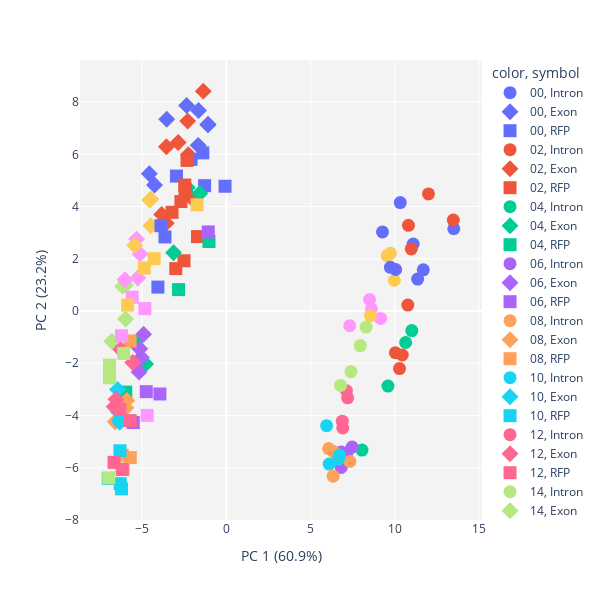
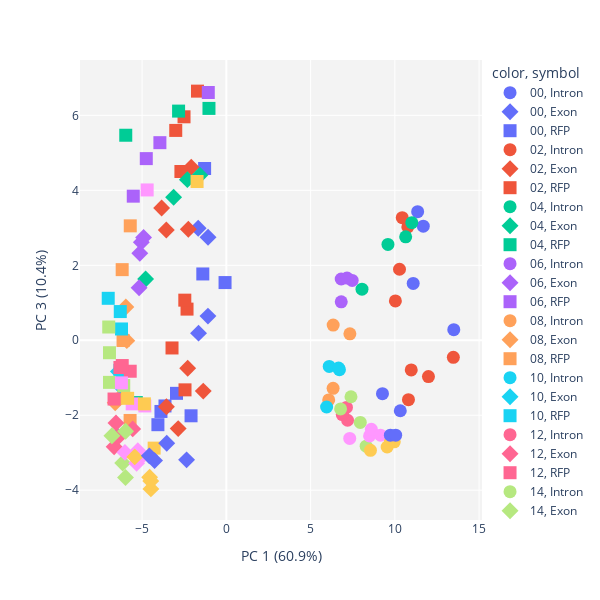

The code cell stored with these charts, in order, in its notebook:
### Code cell
print("------BOTH-------")
run_PCA(dat2, x_1=1, x_2=2, col='time', shape='feature', scale_d=False, log=False);
run_PCA(dat2, x_1=1, x_2=3, col='time', shape='feature', scale_d=False, log=False);
run_PCA(dat2, x_1=2, x_2=3, col='time', shape='feature', scale_d=False, log=False);

### Figure 1 — Plotly figure (JSON) as saved in the notebook; plotly's stock layout.template omitted (floating-point values rounded to 4 significant figures)
{"data": [{"hovertemplate": "color=00<br>symbol=Intron<br>0=%{x}<br>1=%{y}<extra></extra>", "legendgroup": "00, Intron", "marker": {"color": "#636efa", "size": 13, "symbol": "circle"}, "mode": "markers", "name": "00, Intron", "orientation": "v", "showlegend": true, "type": "scatter", "x": [13.5, 11.09, 11.69, 11.35], "xaxis": "x", "y": [3.15, 2.565, 1.58, 1.224], "yaxis": "y"}, {"hovertemplate": "color=00<br>symbol=Exon<br>0=%{x}<br>1=%{y}<extra></extra>", "legendgroup": "00, Exon", "marker": {"color": "#636efa", "size": 13, "symbol": "diamond"}, "mode": "markers", "name": "00, Exon", "orientation": "v", "showlegend": true, "type": "scatter", "x": [-1.649, -1.091, -1.086, -1.671], "xaxis": "x", "y": [7.678, 7.126, 7.149, 6.343], "yaxis": "y"}, {"hovertemplate": "color=00<br>symbol=RFP<br>0=%{x}<br>1=%{y}<extra></extra>", "legendgroup": "00, RFP", "marker": {"color": "#636efa", "size": 13, "symbol": "square"}, "mode": "markers", "name": "00, RFP", "orientation": "v", "showlegend": true, "type": "scatter", "x": [-1.396, -0.07623, -1.289, -4.06], "xaxis": "x", "y": [6.055, 4.777, 4.798, 0.9168], "yaxis": "y"}, {"hovertemplate": "color=02<br>symbol=Intron<br>0=%{x}<br>1=%{y}<extra></extra>", "legendgroup": "02, Intron", "marker": {"color": "#EF553B", "size": 13, "symbol": "circle"}, "mode": "markers", "name": "02, Intron", "orientation": "v", "showlegend": true, "type": "scatter", "x": [10.77, 10.03, 10.44, 10.28], "xaxis": "x", "y": [0.228, -1.596, -1.682, -2.202], "yaxis": "y"}, {"hovertemplate": "color=02<br>symbol=Exon<br>0=%{x}<br>1=%{y}<extra></extra>", "legendgroup": "02, Exon", "marker": {"color": "#EF553B", "size": 13, "symbol": "diamond"}, "mode": "markers", "name": "02, Exon", "orientation": "v", "showlegend": true, "type": "scatter", "x": [-2.254, -3.84, -2.083, -3.562], "xaxis": "x", "y": [5.989, 3.697, 4.34, 3.364], "yaxis": "y"}, {"hovertemplate": "color=02<br>symbol=RFP<br>0=%{x}<br>1=%{y}<extra></extra>", "legendgroup": "02, RFP", "marker": {"color": "#EF553B", "size": 13, "symbol": "square"}, "mode": "markers", "name": "02, RFP", "orientation": "v", "showlegend": true, "type": "scatter", "x": [-2.695, -2.511, -1.713, -3.002], "xaxis": "x", "y": [4.191, 1.924, 2.851, 1.624], "yaxis": "y"}, {"hovertemplate": "color=04<br>symbol=Intron<br>0=%{x}<br>1=%{y}<extra></extra>", "legendgroup": "04, Intron", "marker": {"color": "#00cc96", "size": 13, "symbol": "circle"}, "mode": "markers", "name": "04, Intron", "orientation": "v", "showlegend": true, "type": "scatter", "x": [9.591, 11.01, 8.05, 10.64], "xaxis": "x", "y": [-2.871, -0.749, -5.321, -1.204], "yaxis": "y"}, {"hovertemplate": "color=04<br>symbol=Exon<br>0=%{x}<br>1=%{y}<extra></extra>", "legendgroup": "04, Exon", "marker": {"color": "#00cc96", "size": 13, "symbol": "diamond"}, "mode": "markers", "name": "04, Exon", "orientation": "v", "showlegend": true, "type": "scatter", "x": [-3.129, -1.574, -4.789, -2.312], "xaxis": "x", "y": [2.229, 4.499, -2.027, 4.72], "yaxis": "y"}, {"hovertemplate": "color=04<br>symbol=RFP<br>0=%{x}<br>1=%{y}<extra></extra>", "legendgroup": "04, RFP", "marker": {"color": "#00cc96", "size": 13, "symbol": "square"}, "mode": "markers", "name": "04, RFP", "orientation": "v", "showlegend": true, "type": "scatter", "x": [-2.833, -5.968, -5.341, -1.031], "xaxis": "x", "y": [0.8207, -3.102, -1.174, 2.663], "yaxis": "y"}, {"hovertemplate": "color=06<br>symbol=Intron<br>0=%{x}<br>1=%{y}<extra></extra>", "legendgroup": "06, Intron", "marker": {"color": "#ab63fa", "size": 13, "symbol": "circle"}, "mode": "markers", "name": "06, Intron", "orientation": "v", "showlegend": true, "type": "scatter", "x": [6.816, 7.468, 6.819, 7.162], "xaxis": "x", "y": [-5.399, -5.207, -5.988, -5.426], "yaxis": "y"}, {"hovertemplate": "color=06<br>symbol=Exon<br>0=%{x}<br>1=%{y}<extra></extra>", "legendgroup": "06, Exon", "marker": {"color": "#ab63fa", "size": 13, "symbol": "diamond"}, "mode": "markers", "name": "06, Exon", "orientation": "v", "showlegend": true, "type": "scatter", "x": [-5.044, -4.91, -5.177, -5.135], "xaxis": "x", "y": [-1.776, -0.8893, -2.336, -1.445], "yaxis": "y"}, {"hovertemplate": "color=06<br>symbol=RFP<br>0=%{x}<br>1=%{y}<extra></extra>", "legendgroup": "06, RFP", "marker": {"color": "#ab63fa", "size": 13, "symbol": "square"}, "mode": "markers", "name": "06, RFP", "orientation": "v", "showlegend": true, "type": "scatter", "x": [-3.943, -1.071, -5.523, -4.75], "xaxis": "x", "y": [-3.175, 3.027, -4.268, -3.086], "yaxis": "y"}, {"hovertemplate": "color=08<br>symbol=Intron<br>0=%{x}<br>1=%{y}<extra></extra>", "legendgroup": "08, Intron", "marker": {"color": "#FFA15A", "size": 13, "symbol": "circle"}, "mode": "markers", "name": "08, Intron", "orientation": "v", "showlegend": true, "type": "scatter", "x": [7.332, 6.075, 6.336, 6.34], "xaxis": "x", "y": [-5.759, -5.265, -5.37, -6.319], "yaxis": "y"}, {"hovertemplate": "color=08<br>symbol=Exon<br>0=%{x}<br>1=%{y}<extra></extra>", "legendgroup": "08, Exon", "marker": {"color": "#FFA15A", "size": 13, "symbol": "diamond"}, "mode": "markers", "name": "08, Exon", "orientation": "v", "showlegend": true, "type": "scatter", "x": [-5.907, -6.595, -6.212, -5.963], "xaxis": "x", "y": [-3.42, -4.24, -4.062, -3.704], "yaxis": "y"}, {"hovertemplate": "color=08<br>symbol=RFP<br>0=%{x}<br>1=%{y}<extra></extra>", "legendgroup": "08, RFP", "marker": {"color": "#FFA15A", "size": 13, "symbol": "square"}, "mode": "markers", "name": "08, RFP", "orientation": "v", "showlegend": true, "type": "scatter", "x": [-6.181, -5.711, -6.129, -5.701], "xaxis": "x", "y": [-5.518, -1.147, -6.048, -5.609], "yaxis": "y"}, {"hovertemplate": "color=10<br>symbol=Intron<br>0=%{x}<br>1=%{y}<extra></extra>", "legendgroup": "10, Intron", "marker": {"color": "#19d3f3", "size": 13, "symbol": "circle"}, "mode": "markers", "name": "10, Intron", "orientation": "v", "showlegend": true, "type": "scatter", "x": [6.712, 6.105, 5.951, 6.66], "xaxis": "x", "y": [-5.51, -5.856, -4.387, -5.667], "yaxis": "y"}, {"hovertemplate": "color=10<br>symbol=Exon<br>0=%{x}<br>1=%{y}<extra></extra>", "legendgroup": "10, Exon", "marker": {"color": "#19d3f3", "size": 13, "symbol": "diamond"}, "mode": "markers", "name": "10, Exon", "orientation": "v", "showlegend": true, "type": "scatter", "x": [-6.406, -6.324, -6.457, -6.316], "xaxis": "x", "y": [-3.866, -4.258, -3.003, -4.154], "yaxis": "y"}, {"hovertemplate": "color=10<br>symbol=RFP<br>0=%{x}<br>1=%{y}<extra></extra>", "legendgroup": "10, RFP", "marker": {"color": "#19d3f3", "size": 13, "symbol": "square"}, "mode": "markers", "name": "10, RFP", "orientation": "v", "showlegend": true, "type": "scatter", "x": [-7.009, -6.222, -6.313, -6.294], "xaxis": "x", "y": [-6.408, -6.807, -5.348, -6.607], "yaxis": "y"}, {"hovertemplate": "color=12<br>symbol=Intron<br>0=%{x}<br>1=%{y}<extra></extra>", "legendgroup": "12, Intron", "marker": {"color": "#FF6692", "size": 13, "symbol": "circle"}, "mode": "markers", "name": "12, Intron", "orientation": "v", "showlegend": true, "type": "scatter", "x": [7.195, 6.88, 6.91, 7.128], "xaxis": "x", "y": [-3.32, -4.214, -4.477, -3.049], "yaxis": "y"}, {"hovertemplate": "color=12<br>symbol=Exon<br>0=%{x}<br>1=%{y}<extra></extra>", "legendgroup": "12, Exon", "marker": {"color": "#FF6692", "size": 13, "symbol": "diamond"}, "mode": "markers", "name": "12, Exon", "orientation": "v", "showlegend": true, "type": "scatter", "x": [-5.556, -6.658, -6.549, -6.428], "xaxis": "x", "y": [-1.969, -3.663, -3.38, -1.371], "yaxis": "y"}, {"hovertemplate": "color=12<br>symbol=RFP<br>0=%{x}<br>1=%{y}<extra></extra>", "legendgroup": "12, RFP", "marker": {"color": "#FF6692", "size": 13, "symbol": "square"}, "mode": "markers", "name": "12, RFP", "orientation": "v", "showlegend": true, "type": "scatter", "x": [-5.704, -6.664, -6.178, -6.315], "xaxis": "x", "y": [-4.195, -5.792, -6.065, -3.755], "yaxis": "y"}, {"hovertemplate": "color=14<br>symbol=Intron<br>0=%{x}<br>1=%{y}<extra></extra>", "legendgroup": "14, Intron", "marker": {"color": "#B6E880", "size": 13, "symbol": "circle"}, "mode": "markers", "name": "14, Intron", "orientation": "v", "showlegend": true, "type": "scatter", "x": [7.396, 8.297, 6.781, 7.949], "xaxis": "x", "y": [-2.321, -0.6154, -2.848, -1.323], "yaxis": "y"}, {"hovertemplate": "color=14<br>symbol=Exon<br>0=%{x}<br>1=%{y}<extra></extra>", "legendgroup": "14, Exon", "marker": {"color": "#B6E880", "size": 13, "symbol": "diamond"}, "mode": "markers", "name": "14, Exon", "orientation": "v", "showlegend": true, "type": "scatter", "x": [-5.979, -5.984, -6.79, -6.15], "xaxis": "x", "y": [-0.306, 0.9977, -1.154, 0.948], "yaxis": "y"}, {"hovertemplate": "color=14<br>symbol=RFP<br>0=%{x}<br>1=%{y}<extra></extra>", "legendgroup": "14, RFP", "marker": {"color": "#B6E880", "size": 13, "symbol": "square"}, "mode": "markers", "name": "14, RFP", "orientation": "v", "showlegend": true, "type": "scatter", "x": [-6.935, -6.979, -6.932, -6.089], "xaxis": "x", "y": [-2.072, -6.386, -2.553, -1.62], "yaxis": "y"}, {"hovertemplate": "color=16<br>symbol=Intron<br>0=%{x}<br>1=%{y}<extra></extra>", "legendgroup": "16, Intron", "marker": {"color": "#FF97FF", "size": 13, "symbol": "circle"}, "mode": "markers", "name": "16, Intron", "orientation": "v", "showlegend": true, "type": "scatter", "x": [7.322, 8.5, 8.606, 9.15], "xaxis": "x", "y": [-0.5582, 0.4425, 0.08552, -0.2838], "yaxis": "y"}, {"hovertemplate": "color=16<br>symbol=Exon<br>0=%{x}<br>1=%{y}<extra></extra>", "legendgroup": "16, Exon", "marker": {"color": "#FF97FF", "size": 13, "symbol": "diamond"}, "mode": "markers", "name": "16, Exon", "orientation": "v", "showlegend": true, "type": "scatter", "x": [-6.018, -5.326, -5.12, -5.254], "xaxis": "x", "y": [1.199, 2.753, 2.188, 1.263], "yaxis": "y"}, {"hovertemplate": "color=16<br>symbol=RFP<br>0=%{x}<br>1=%{y}<extra></extra>", "legendgroup": "16, RFP", "marker": {"color": "#FF97FF", "size": 13, "symbol": "square"}, "mode": "markers", "name": "16, RFP", "orientation": "v", "showlegend": true, "type": "scatter", "x": [-6.225, -5.588, -4.836, -4.698], "xaxis": "x", "y": [-0.9494, 0.5294, 0.09417, -3.992], "yaxis": "y"}, {"hovertemplate": "color=18<br>symbol=Intron<br>0=%{x}<br>1=%{y}<extra></extra>", "legendgroup": "18, Intron", "marker": {"color": "#FECB52", "size": 13, "symbol": "circle"}, "mode": "markers", "name": "18, Intron", "orientation": "v", "showlegend": true, "type": "scatter", "x": [8.552, 9.734, 9.543, 9.966], "xaxis": "x", "y": [-0.1741, 2.21, 2.123, 1.178], "yaxis": "y"}, {"hovertemplate": "color=18<br>symbol=Exon<br>0=%{x}<br>1=%{y}<extra></extra>", "legendgroup": "18, Exon", "marker": {"color": "#FECB52", "size": 13, "symbol": "diamond"}, "mode": "markers", "name": "18, Exon", "orientation": "v", "showlegend": true, "type": "scatter", "x": [-5.434, -4.477, -4.553, -4.484], "xaxis": "x", "y": [2.517, 4.278, 4.247, 3.264], "yaxis": "y"}, {"hovertemplate": "color=18<br>symbol=RFP<br>0=%{x}<br>1=%{y}<extra></extra>", "legendgroup": "18, RFP", "marker": {"color": "#FECB52", "size": 13, "symbol": "square"}, "mode": "markers", "name": "18, RFP", "orientation": "v", "showlegend": true, "type": "scatter", "x": [-5.857, -4.283, -4.863, -1.737], "xaxis": "x", "y": [0.2274, 2.003, 1.648, 4.066], "yaxis": "y"}, {"hovertemplate": "color=20<br>symbol=Intron<br>0=%{x}<br>1=%{y}<extra></extra>", "legendgroup": "20, Intron", "marker": {"color": "#636efa", "size": 13, "symbol": "circle"}, "mode": "markers", "name": "20, Intron", "orientation": "v", "showlegend": true, "type": "scatter", "x": [9.266, 10.32, 9.735, 10.05], "xaxis": "x", "y": [3.029, 4.152, 1.674, 1.59], "yaxis": "y"}, {"hovertemplate": "color=20<br>symbol=Exon<br>0=%{x}<br>1=%{y}<extra></extra>", "legendgroup": "20, Exon", "marker": {"color": "#636efa", "size": 13, "symbol": "diamond"}, "mode": "markers", "name": "20, Exon", "orientation": "v", "showlegend": true, "type": "scatter", "x": [-3.537, -2.359, -4.569, -4.26], "xaxis": "x", "y": [7.34, 7.867, 5.257, 4.822], "yaxis": "y"}, {"hovertemplate": "color=20<br>symbol=RFP<br>0=%{x}<br>1=%{y}<extra></extra>", "legendgroup": "20, RFP", "marker": {"color": "#636efa", "size": 13, "symbol": "square"}, "mode": "markers", "name": "20, RFP", "orientation": "v", "showlegend": true, "type": "scatter", "x": [-2.957, -2.094, -3.879, -3.64], "xaxis": "x", "y": [5.166, 5.806, 3.267, 2.837], "yaxis": "y"}, {"hovertemplate": "color=22<br>symbol=Intron<br>0=%{x}<br>1=%{y}<extra></extra>", "legendgroup": "22, Intron", "marker": {"color": "#EF553B", "size": 13, "symbol": "circle"}, "mode": "markers", "name": "22, Intron", "orientation": "v", "showlegend": true, "type": "scatter", "x": [13.47, 11.99, 10.81, 10.97], "xaxis": "x", "y": [3.484, 4.485, 3.281, 2.377], "yaxis": "y"}, {"hovertemplate": "color=22<br>symbol=Exon<br>0=%{x}<br>1=%{y}<extra></extra>", "legendgroup": "22, Exon", "marker": {"color": "#EF553B", "size": 13, "symbol": "diamond"}, "mode": "markers", "name": "22, Exon", "orientation": "v", "showlegend": true, "type": "scatter", "x": [-1.37, -2.293, -2.857, -3.556], "xaxis": "x", "y": [8.418, 7.27, 6.451, 6.287], "yaxis": "y"}, {"hovertemplate": "color=22<br>symbol=RFP<br>0=%{x}<br>1=%{y}<extra></extra>", "legendgroup": "22, RFP", "marker": {"color": "#EF553B", "size": 13, "symbol": "square"}, "mode": "markers", "name": "22, RFP", "orientation": "v", "showlegend": true, "type": "scatter", "x": [-2.332, -2.465, -2.452, -3.223], "xaxis": "x", "y": [5.765, 4.824, 4.644, 3.779], "yaxis": "y"}], "layout": {"height": 600, "legend": {"title": {"text": "color, symbol"}, "tracegroupgap": 0}, "margin": {"t": 60}, "plot_bgcolor": "rgb(243,243,243)", "width": 600, "xaxis": {"anchor": "y", "autorange": true, "domain": [0, 1], "range": [-8.697, 15.18], "title": {"text": "PC 1 (60.9%)"}, "type": "linear"}, "yaxis": {"anchor": "x", "autorange": true, "domain": [0, 1], "range": [-7.999, 9.61], "title": {"text": "PC 2 (23.2%)"}, "type": "linear"}}}

### Figure 2 — Plotly figure (JSON) as saved in the notebook; plotly's stock layout.template omitted (floating-point values rounded to 4 significant figures)
{"data": [{"hovertemplate": "color=00<br>symbol=Intron<br>0=%{x}<br>2=%{y}<extra></extra>", "legendgroup": "00, Intron", "marker": {"color": "#636efa", "size": 13, "symbol": "circle"}, "mode": "markers", "name": "00, Intron", "orientation": "v", "showlegend": true, "type": "scatter", "x": [13.5, 11.09, 11.69, 11.35], "xaxis": "x", "y": [0.2841, 1.516, 3.045, 3.43], "yaxis": "y"}, {"hovertemplate": "color=00<br>symbol=Exon<br>0=%{x}<br>2=%{y}<extra></extra>", "legendgroup": "00, Exon", "marker": {"color": "#636efa", "size": 13, "symbol": "diamond"}, "mode": "markers", "name": "00, Exon", "orientation": "v", "showlegend": true, "type": "scatter", "x": [-1.649, -1.091, -1.086, -1.671], "xaxis": "x", "y": [0.1901, 0.6448, 2.75, 2.99], "yaxis": "y"}, {"hovertemplate": "color=00<br>symbol=RFP<br>0=%{x}<br>2=%{y}<extra></extra>", "legendgroup": "00, RFP", "marker": {"color": "#636efa", "size": 13, "symbol": "square"}, "mode": "markers", "name": "00, RFP", "orientation": "v", "showlegend": true, "type": "scatter", "x": [-1.396, -0.07623, -1.289, -4.06], "xaxis": "x", "y": [1.77, 1.54, 4.583, -2.252], "yaxis": "y"}, {"hovertemplate": "color=02<br>symbol=Intron<br>0=%{x}<br>2=%{y}<extra></extra>", "legendgroup": "02, Intron", "marker": {"color": "#EF553B", "size": 13, "symbol": "circle"}, "mode": "markers", "name": "02, Intron", "orientation": "v", "showlegend": true, "type": "scatter", "x": [10.77, 10.03, 10.44, 10.28], "xaxis": "x", "y": [3.025, 1.05, 3.272, 1.896], "yaxis": "y"}, {"hovertemplate": "color=02<br>symbol=Exon<br>0=%{x}<br>2=%{y}<extra></extra>", "legendgroup": "02, Exon", "marker": {"color": "#EF553B", "size": 13, "symbol": "diamond"}, "mode": "markers", "name": "02, Exon", "orientation": "v", "showlegend": true, "type": "scatter", "x": [-2.254, -3.84, -2.083, -3.562], "xaxis": "x", "y": [2.961, 3.528, 4.616, 2.944], "yaxis": "y"}, {"hovertemplate": "color=02<br>symbol=RFP<br>0=%{x}<br>2=%{y}<extra></extra>", "legendgroup": "02, RFP", "marker": {"color": "#EF553B", "size": 13, "symbol": "square"}, "mode": "markers", "name": "02, RFP", "orientation": "v", "showlegend": true, "type": "scatter", "x": [-2.695, -2.511, -1.713, -3.002], "xaxis": "x", "y": [4.503, 5.962, 6.647, 5.599], "yaxis": "y"}, {"hovertemplate": "color=04<br>symbol=Intron<br>0=%{x}<br>2=%{y}<extra></extra>", "legendgroup": "04, Intron", "marker": {"color": "#00cc96", "size": 13, "symbol": "circle"}, "mode": "markers", "name": "04, Intron", "orientation": "v", "showlegend": true, "type": "scatter", "x": [9.591, 11.01, 8.05, 10.64], "xaxis": "x", "y": [2.559, 3.139, 1.363, 2.762], "yaxis": "y"}, {"hovertemplate": "color=04<br>symbol=Exon<br>0=%{x}<br>2=%{y}<extra></extra>", "legendgroup": "04, Exon", "marker": {"color": "#00cc96", "size": 13, "symbol": "diamond"}, "mode": "markers", "name": "04, Exon", "orientation": "v", "showlegend": true, "type": "scatter", "x": [-3.129, -1.574, -4.789, -2.312], "xaxis": "x", "y": [3.817, 4.401, 1.636, 4.286], "yaxis": "y"}, {"hovertemplate": "color=04<br>symbol=RFP<br>0=%{x}<br>2=%{y}<extra></extra>", "legendgroup": "04, RFP", "marker": {"color": "#00cc96", "size": 13, "symbol": "square"}, "mode": "markers", "name": "04, RFP", "orientation": "v", "showlegend": true, "type": "scatter", "x": [-2.833, -5.968, -5.341, -1.031], "xaxis": "x", "y": [6.114, 5.47, -1.662, 6.186], "yaxis": "y"}, {"hovertemplate": "color=06<br>symbol=Intron<br>0=%{x}<br>2=%{y}<extra></extra>", "legendgroup": "06, Intron", "marker": {"color": "#ab63fa", "size": 13, "symbol": "circle"}, "mode": "markers", "name": "06, Intron", "orientation": "v", "showlegend": true, "type": "scatter", "x": [6.816, 7.468, 6.819, 7.162], "xaxis": "x", "y": [1.636, 1.596, 1.026, 1.66], "yaxis": "y"}, {"hovertemplate": "color=06<br>symbol=Exon<br>0=%{x}<br>2=%{y}<extra></extra>", "legendgroup": "06, Exon", "marker": {"color": "#ab63fa", "size": 13, "symbol": "diamond"}, "mode": "markers", "name": "06, Exon", "orientation": "v", "showlegend": true, "type": "scatter", "x": [-5.044, -4.91, -5.177, -5.135], "xaxis": "x", "y": [2.614, 2.746, 1.402, 2.322], "yaxis": "y"}, {"hovertemplate": "color=06<br>symbol=RFP<br>0=%{x}<br>2=%{y}<extra></extra>", "legendgroup": "06, RFP", "marker": {"color": "#ab63fa", "size": 13, "symbol": "square"}, "mode": "markers", "name": "06, RFP", "orientation": "v", "showlegend": true, "type": "scatter", "x": [-3.943, -1.071, -5.523, -4.75], "xaxis": "x", "y": [5.272, 6.611, 3.845, 4.847], "yaxis": "y"}, {"hovertemplate": "color=08<br>symbol=Intron<br>0=%{x}<br>2=%{y}<extra></extra>", "legendgroup": "08, Intron", "marker": {"color": "#FFA15A", "size": 13, "symbol": "circle"}, "mode": "markers", "name": "08, Intron", "orientation": "v", "showlegend": true, "type": "scatter", "x": [7.332, 6.075, 6.336, 6.34], "xaxis": "x", "y": [0.1729, -1.591, -1.282, 0.4065], "yaxis": "y"}, {"hovertemplate": "color=08<br>symbol=Exon<br>0=%{x}<br>2=%{y}<extra></extra>", "legendgroup": "08, Exon", "marker": {"color": "#FFA15A", "size": 13, "symbol": "diamond"}, "mode": "markers", "name": "08, Exon", "orientation": "v", "showlegend": true, "type": "scatter", "x": [-5.907, -6.595, -6.212, -5.963], "xaxis": "x", "y": [-0.01022, -1.668, -1.488, 0.8889], "yaxis": "y"}, {"hovertemplate": "color=08<br>symbol=RFP<br>0=%{x}<br>2=%{y}<extra></extra>", "legendgroup": "08, RFP", "marker": {"color": "#FFA15A", "size": 13, "symbol": "square"}, "mode": "markers", "name": "08, RFP", "orientation": "v", "showlegend": true, "type": "scatter", "x": [-6.181, -5.711, -6.129, -5.701], "xaxis": "x", "y": [1.885, -2.139, -0.006102, 3.053], "yaxis": "y"}, {"hovertemplate": "color=10<br>symbol=Intron<br>0=%{x}<br>2=%{y}<extra></extra>", "legendgroup": "10, Intron", "marker": {"color": "#19d3f3", "size": 13, "symbol": "circle"}, "mode": "markers", "name": "10, Intron", "orientation": "v", "showlegend": true, "type": "scatter", "x": [6.712, 6.105, 5.951, 6.66], "xaxis": "x", "y": [-0.7831, -0.6975, -1.779, -0.7416], "yaxis": "y"}, {"hovertemplate": "color=10<br>symbol=Exon<br>0=%{x}<br>2=%{y}<extra></extra>", "legendgroup": "10, Exon", "marker": {"color": "#19d3f3", "size": 13, "symbol": "diamond"}, "mode": "markers", "name": "10, Exon", "orientation": "v", "showlegend": true, "type": "scatter", "x": [-6.406, -6.324, -6.457, -6.316], "xaxis": "x", "y": [-0.8351, -1.207, -2.551, -1.065], "yaxis": "y"}, {"hovertemplate": "color=10<br>symbol=RFP<br>0=%{x}<br>2=%{y}<extra></extra>", "legendgroup": "10, RFP", "marker": {"color": "#19d3f3", "size": 13, "symbol": "square"}, "mode": "markers", "name": "10, RFP", "orientation": "v", "showlegend": true, "type": "scatter", "x": [-7.009, -6.222, -6.313, -6.294], "xaxis": "x", "y": [1.12, 0.3021, -0.804, 0.7662], "yaxis": "y"}, {"hovertemplate": "color=12<br>symbol=Intron<br>0=%{x}<br>2=%{y}<extra></extra>", "legendgroup": "12, Intron", "marker": {"color": "#FF6692", "size": 13, "symbol": "circle"}, "mode": "markers", "name": "12, Intron", "orientation": "v", "showlegend": true, "type": "scatter", "x": [7.195, 6.88, 6.91, 7.128], "xaxis": "x", "y": [-2.133, -1.981, -1.914, -1.791], "yaxis": "y"}, {"hovertemplate": "color=12<br>symbol=Exon<br>0=%{x}<br>2=%{y}<extra></extra>", "legendgroup": "12, Exon", "marker": {"color": "#FF6692", "size": 13, "symbol": "diamond"}, "mode": "markers", "name": "12, Exon", "orientation": "v", "showlegend": true, "type": "scatter", "x": [-5.556, -6.658, -6.549, -6.428], "xaxis": "x", "y": [-2.365, -2.842, -2.204, -2.584], "yaxis": "y"}, {"hovertemplate": "color=12<br>symbol=RFP<br>0=%{x}<br>2=%{y}<extra></extra>", "legendgroup": "12, RFP", "marker": {"color": "#FF6692", "size": 13, "symbol": "square"}, "mode": "markers", "name": "12, RFP", "orientation": "v", "showlegend": true, "type": "scatter", "x": [-5.704, -6.664, -6.178, -6.315], "xaxis": "x", "y": [-0.8255, -1.567, -0.6737, -0.7259], "yaxis": "y"}, {"hovertemplate": "color=14<br>symbol=Intron<br>0=%{x}<br>2=%{y}<extra></extra>", "legendgroup": "14, Intron", "marker": {"color": "#B6E880", "size": 13, "symbol": "circle"}, "mode": "markers", "name": "14, Intron", "orientation": "v", "showlegend": true, "type": "scatter", "x": [7.396, 8.297, 6.781, 7.949], "xaxis": "x", "y": [-1.506, -2.825, -1.832, -2.191], "yaxis": "y"}, {"hovertemplate": "color=14<br>symbol=Exon<br>0=%{x}<br>2=%{y}<extra></extra>", "legendgroup": "14, Exon", "marker": {"color": "#B6E880", "size": 13, "symbol": "diamond"}, "mode": "markers", "name": "14, Exon", "orientation": "v", "showlegend": true, "type": "scatter", "x": [-5.979, -5.984, -6.79, -6.15], "xaxis": "x", "y": [-2.425, -3.659, -2.547, -3.275], "yaxis": "y"}, {"hovertemplate": "color=14<br>symbol=RFP<br>0=%{x}<br>2=%{y}<extra></extra>", "legendgroup": "14, RFP", "marker": {"color": "#B6E880", "size": 13, "symbol": "square"}, "mode": "markers", "name": "14, RFP", "orientation": "v", "showlegend": true, "type": "scatter", "x": [-6.935, -6.979, -6.932, -6.089], "xaxis": "x", "y": [-0.3318, 0.3544, -1.122, -1.208], "yaxis": "y"}, {"hovertemplate": "color=16<br>symbol=Intron<br>0=%{x}<br>2=%{y}<extra></extra>", "legendgroup": "16, Intron", "marker": {"color": "#FF97FF", "size": 13, "symbol": "circle"}, "mode": "markers", "name": "16, Intron", "orientation": "v", "showlegend": true, "type": "scatter", "x": [7.322, 8.5, 8.606, 9.15], "xaxis": "x", "y": [-2.617, -2.55, -2.374, -2.53], "yaxis": "y"}, {"hovertemplate": "color=16<br>symbol=Exon<br>0=%{x}<br>2=%{y}<extra></extra>", "legendgroup": "16, Exon", "marker": {"color": "#FF97FF", "size": 13, "symbol": "diamond"}, "mode": "markers", "name": "16, Exon", "orientation": "v", "showlegend": true, "type": "scatter", "x": [-6.018, -5.326, -5.12, -5.254], "xaxis": "x", "y": [-2.99, -3.283, -3.147, -2.946], "yaxis": "y"}, {"hovertemplate": "color=16<br>symbol=RFP<br>0=%{x}<br>2=%{y}<extra></extra>", "legendgroup": "16, RFP", "marker": {"color": "#FF97FF", "size": 13, "symbol": "square"}, "mode": "markers", "name": "16, RFP", "orientation": "v", "showlegend": true, "type": "scatter", "x": [-6.225, -5.588, -4.836, -4.698], "xaxis": "x", "y": [-1.136, -1.696, -1.751, 4.011], "yaxis": "y"}, {"hovertemplate": "color=18<br>symbol=Intron<br>0=%{x}<br>2=%{y}<extra></extra>", "legendgroup": "18, Intron", "marker": {"color": "#FECB52", "size": 13, "symbol": "circle"}, "mode": "markers", "name": "18, Intron", "orientation": "v", "showlegend": true, "type": "scatter", "x": [8.552, 9.734, 9.543, 9.966], "xaxis": "x", "y": [-2.936, -2.717, -2.847, -2.709], "yaxis": "y"}, {"hovertemplate": "color=18<br>symbol=Exon<br>0=%{x}<br>2=%{y}<extra></extra>", "legendgroup": "18, Exon", "marker": {"color": "#FECB52", "size": 13, "symbol": "diamond"}, "mode": "markers", "name": "18, Exon", "orientation": "v", "showlegend": true, "type": "scatter", "x": [-5.434, -4.477, -4.553, -4.484], "xaxis": "x", "y": [-3.111, -3.964, -3.654, -3.757], "yaxis": "y"}, {"hovertemplate": "color=18<br>symbol=RFP<br>0=%{x}<br>2=%{y}<extra></extra>", "legendgroup": "18, RFP", "marker": {"color": "#FECB52", "size": 13, "symbol": "square"}, "mode": "markers", "name": "18, RFP", "orientation": "v", "showlegend": true, "type": "scatter", "x": [-5.857, -4.283, -4.863, -1.737], "xaxis": "x", "y": [-1.548, -2.877, -1.696, 4.236], "yaxis": "y"}, {"hovertemplate": "color=20<br>symbol=Intron<br>0=%{x}<br>2=%{y}<extra></extra>", "legendgroup": "20, Intron", "marker": {"color": "#636efa", "size": 13, "symbol": "circle"}, "mode": "markers", "name": "20, Intron", "orientation": "v", "showlegend": true, "type": "scatter", "x": [9.266, 10.32, 9.735, 10.05], "xaxis": "x", "y": [-1.423, -1.879, -2.532, -2.531], "yaxis": "y"}, {"hovertemplate": "color=20<br>symbol=Exon<br>0=%{x}<br>2=%{y}<extra></extra>", "legendgroup": "20, Exon", "marker": {"color": "#636efa", "size": 13, "symbol": "diamond"}, "mode": "markers", "name": "20, Exon", "orientation": "v", "showlegend": true, "type": "scatter", "x": [-3.537, -2.359, -4.569, -4.26], "xaxis": "x", "y": [-2.749, -3.189, -3.083, -3.209], "yaxis": "y"}, {"hovertemplate": "color=20<br>symbol=RFP<br>0=%{x}<br>2=%{y}<extra></extra>", "legendgroup": "20, RFP", "marker": {"color": "#636efa", "size": 13, "symbol": "square"}, "mode": "markers", "name": "20, RFP", "orientation": "v", "showlegend": true, "type": "scatter", "x": [-2.957, -2.094, -3.879, -3.64], "xaxis": "x", "y": [-1.415, -2.014, -1.899, -1.752], "yaxis": "y"}, {"hovertemplate": "color=22<br>symbol=Intron<br>0=%{x}<br>2=%{y}<extra></extra>", "legendgroup": "22, Intron", "marker": {"color": "#EF553B", "size": 13, "symbol": "circle"}, "mode": "markers", "name": "22, Intron", "orientation": "v", "showlegend": true, "type": "scatter", "x": [13.47, 11.99, 10.81, 10.97], "xaxis": "x", "y": [-0.4541, -0.9691, -1.585, -0.7909], "yaxis": "y"}, {"hovertemplate": "color=22<br>symbol=Exon<br>0=%{x}<br>2=%{y}<extra></extra>", "legendgroup": "22, Exon", "marker": {"color": "#EF553B", "size": 13, "symbol": "diamond"}, "mode": "markers", "name": "22, Exon", "orientation": "v", "showlegend": true, "type": "scatter", "x": [-1.37, -2.293, -2.857, -3.556], "xaxis": "x", "y": [-1.355, -0.7467, -2.356, -1.772], "yaxis": "y"}, {"hovertemplate": "color=22<br>symbol=RFP<br>0=%{x}<br>2=%{y}<extra></extra>", "legendgroup": "22, RFP", "marker": {"color": "#EF553B", "size": 13, "symbol": "square"}, "mode": "markers", "name": "22, RFP", "orientation": "v", "showlegend": true, "type": "scatter", "x": [-2.332, -2.465, -2.452, -3.223], "xaxis": "x", "y": [0.8319, 1.071, -1.322, -0.2049], "yaxis": "y"}], "layout": {"height": 600, "legend": {"title": {"text": "color, symbol"}, "tracegroupgap": 0}, "margin": {"t": 60}, "plot_bgcolor": "rgb(243,243,243)", "width": 600, "xaxis": {"anchor": "y", "autorange": true, "domain": [0, 1], "range": [-8.695, 15.18], "title": {"text": "PC 1 (60.9%)"}, "type": "linear"}, "yaxis": {"anchor": "x", "autorange": true, "domain": [0, 1], "range": [-4.794, 7.478], "title": {"text": "PC 3 (10.4%)"}, "type": "linear"}}}
